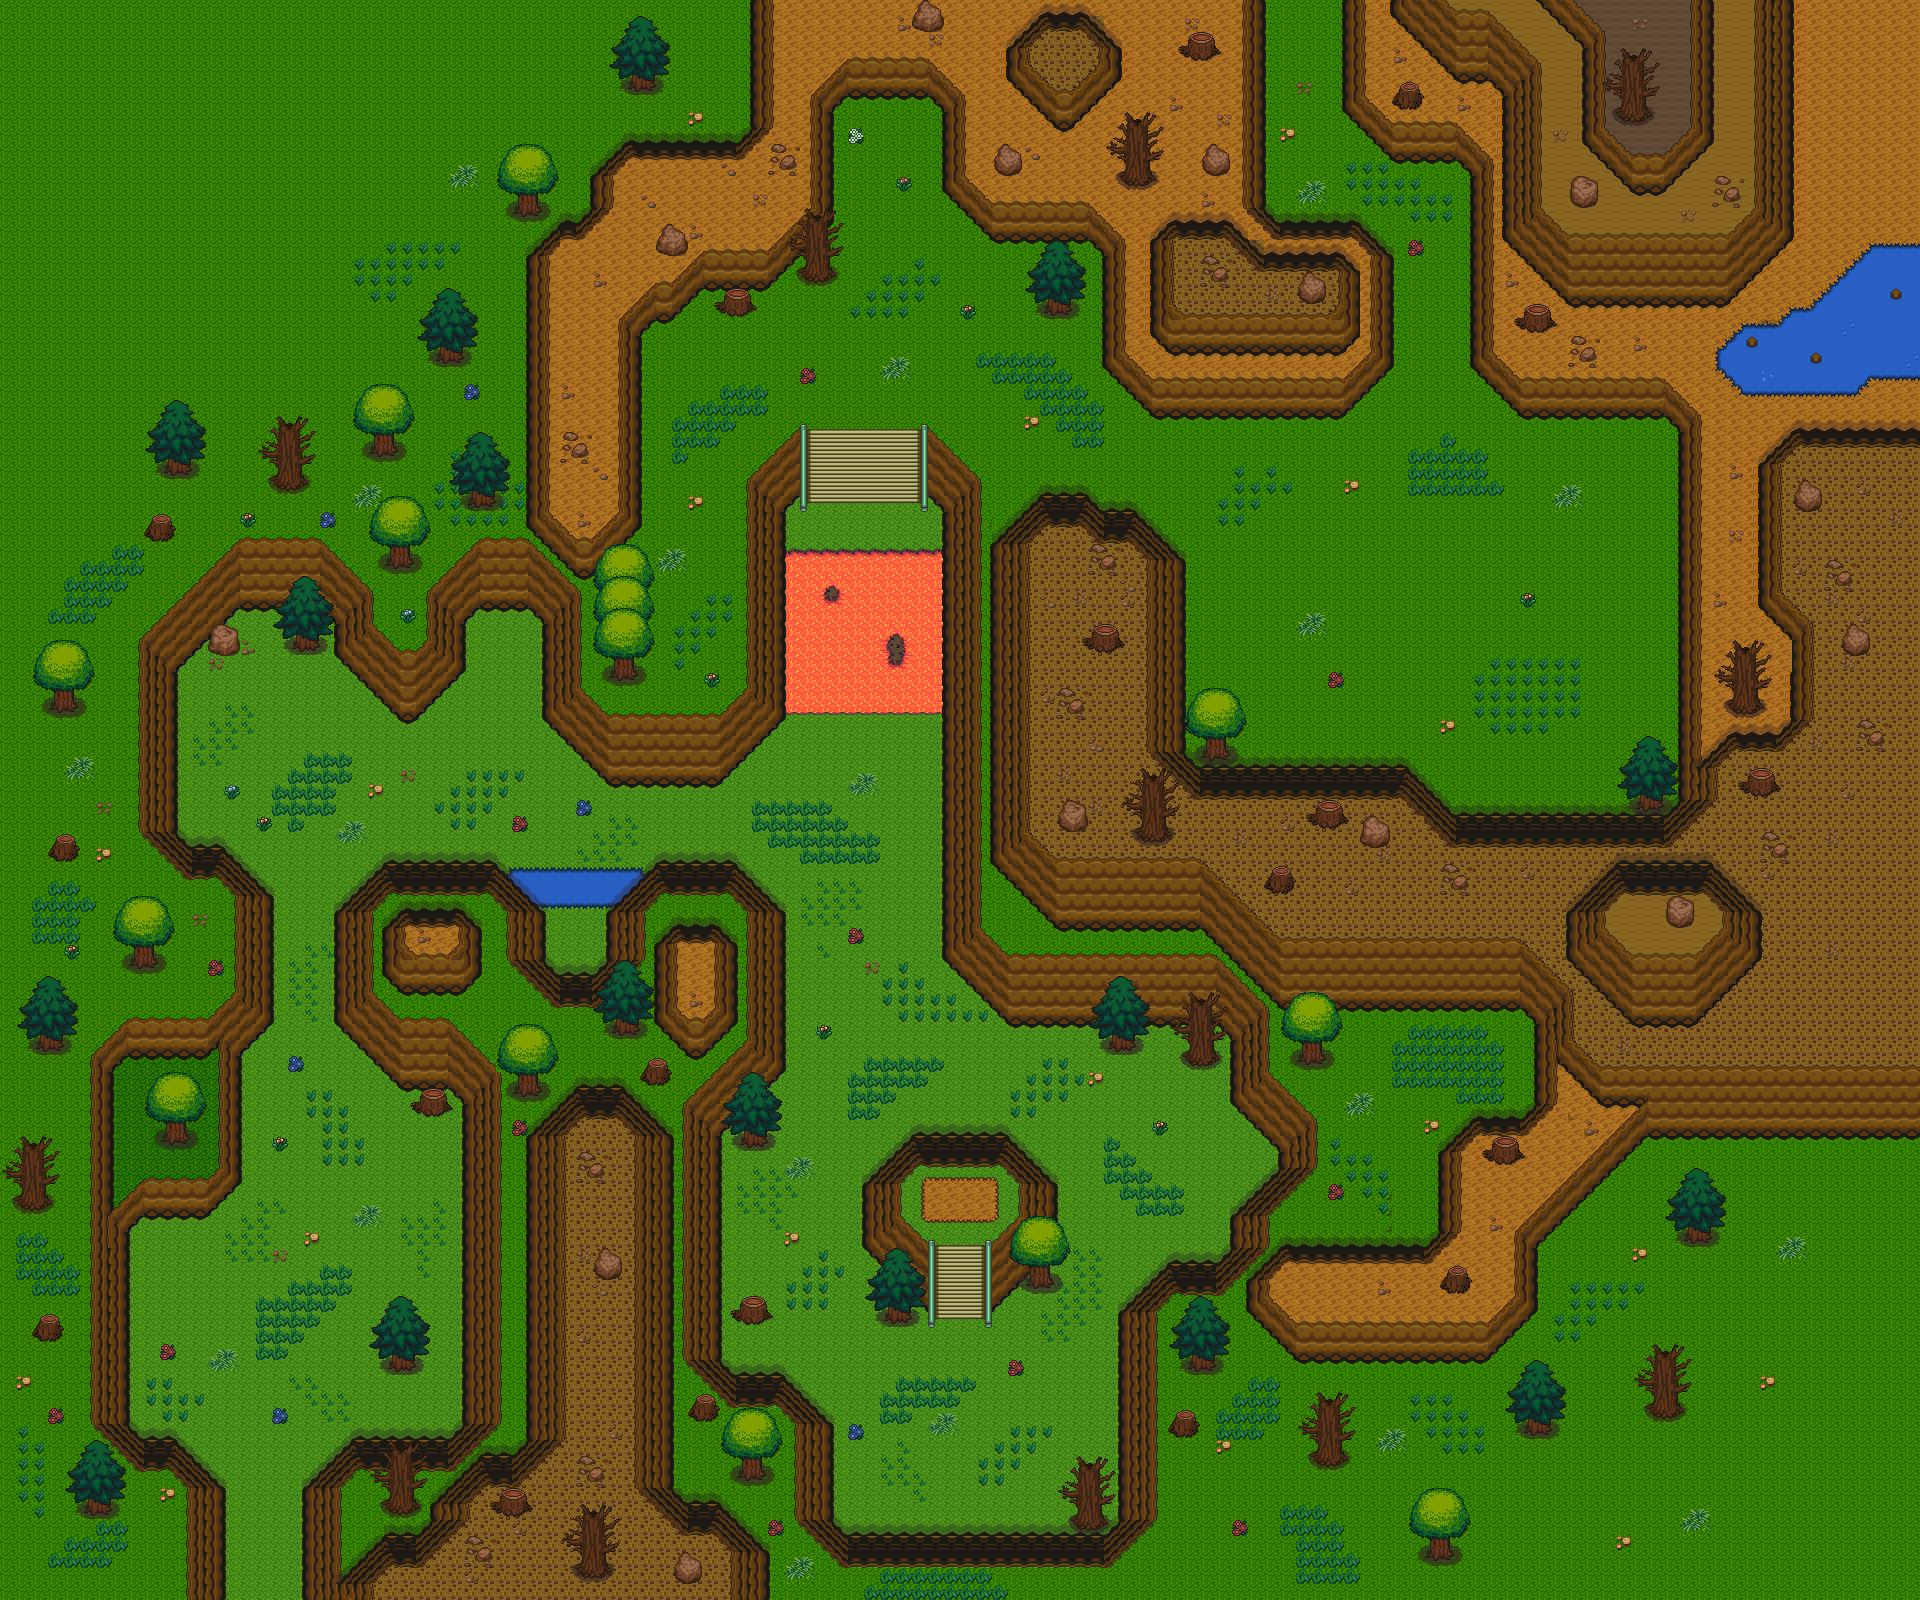

A level layout from a 2D game, rendered from its tile map. Below: a short description, then the map file with tile-grid data replaced by summaries:
An orthogonal 120x100 tile map with 16x16 px tiles, 8 tile layers (ground0, ground1, wall0, wall1, ...), 2 hidden layers not drawn, 9 tilesets.

<map version="1.0" orientation="orthogonal" renderorder="right-down" width="120" height="100" tilewidth="16" tileheight="16">
 <tileset firstgid="1" name="1" tilewidth="16" tileheight="16">
  <image source="../../tileset/v1.3/1.png" width="800" height="800" />
 </tileset>
 <tileset firstgid="2501" name="2" tilewidth="16" tileheight="16">
  <image source="../../tileset/v1.3/2.png" width="800" height="800" />
 </tileset>
 <tileset firstgid="5001" name="3" tilewidth="16" tileheight="16">
  <image source="../../tileset/v1.3/3.png" width="800" height="800" />
 </tileset>
 <tileset firstgid="7501" name="4" tilewidth="16" tileheight="16">
  <image source="../../tileset/v1.3/4.png" width="800" height="800" />
 </tileset>
 <tileset firstgid="10001" name="5" tilewidth="16" tileheight="16">
  <image source="../../tileset/v1.3/5.png" width="800" height="800" />
 </tileset>
 <tileset firstgid="12501" name="6" tilewidth="16" tileheight="16">
  <image source="../../tileset/v1.3/6.png" width="800" height="800" />
 </tileset>
 <tileset firstgid="15001" name="7" tilewidth="16" tileheight="16">
  <image source="../../tileset/v1.3/7.png" width="800" height="800" />
 </tileset>
 <tileset firstgid="17501" name="8" tilewidth="16" tileheight="16">
  <image source="../../tileset/v1.3/8.png" width="800" height="800" />
 </tileset>
 <tileset firstgid="20001" name="9" tilewidth="16" tileheight="16">
  <image source="../../tileset/v1.3/9.png" width="800" height="800" />
 </tileset>
 <layer name="ground0" width="120" height="100">
  <data>[12000 cells, 11979 non-empty, 13 distinct tile ids]</data>
 </layer>
 <layer name="ground1" width="120" height="100">
  <data>[12000 cells, 286 non-empty, 40 distinct tile ids]</data>
 </layer>
 <layer name="wall0" width="120" height="100">
  <data>[12000 cells, 2705 non-empty, 237 distinct tile ids]</data>
 </layer>
 <layer name="wall1" width="120" height="100">
  <data>[12000 cells, 2832 non-empty, 302 distinct tile ids]</data>
 </layer>
 <layer name="wall2" width="120" height="100">
  <data>[12000 cells, 1124 non-empty, 285 distinct tile ids]</data>
 </layer>
 <layer name="deco0" width="120" height="100">
  <data>[12000 cells, 816 non-empty, 18 distinct tile ids]</data>
 </layer>
 <layer name="deco1" width="120" height="100">
  <data>[12000 cells, 1121 non-empty, 96 distinct tile ids]</data>
 </layer>
 <layer name="ABOVE_OVERWRITE" width="120" height="100" opacity="0.9">
  <data>[12000 cells, 0 non-empty, 0 distinct tile ids]</data>
 </layer>
 <layer name="COLLISION_OVERWRITE" visible="0" width="120" height="100">
  <data>[12000 cells, 0 non-empty, 0 distinct tile ids]</data>
 </layer>
 <layer name="SPOT" visible="0" width="120" height="100">
  <data>[12000 cells, 278 non-empty, 32 distinct tile ids]</data>
 </layer>
</map>
